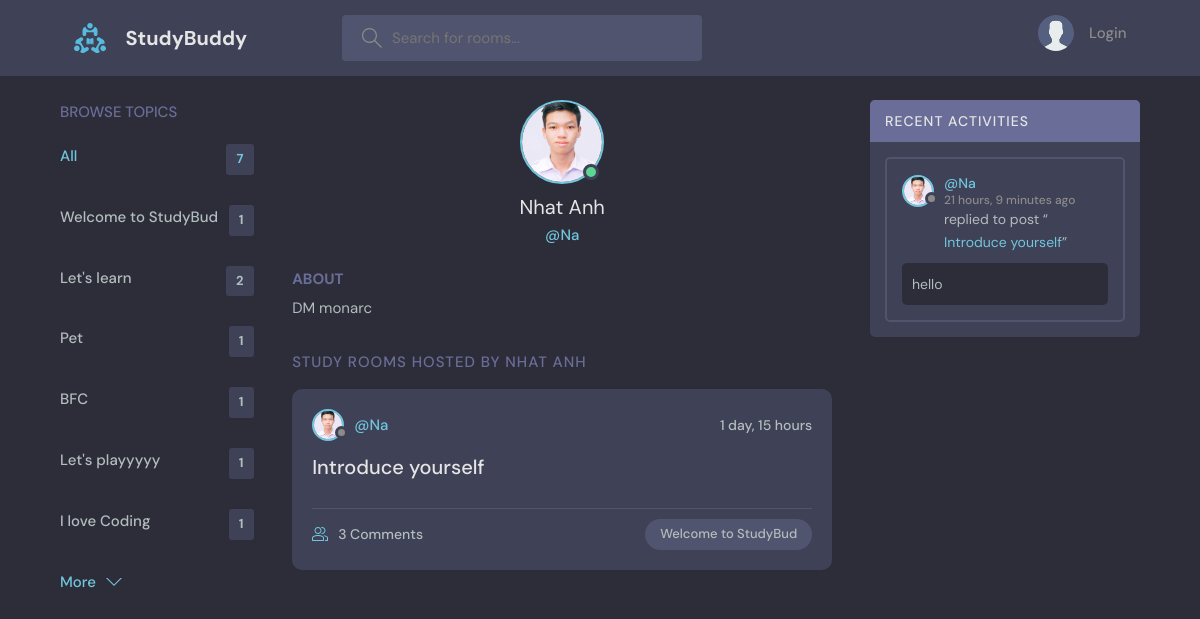
The app's page /profile/1 with its own data.
### base/models.py (models this page shows, shortened)
class Topic(models.Model):
    name = models.CharField(max_length= 200)

class User(AbstractUser):
    name = models.CharField(max_length=200,null=True)
    email = models.EmailField(unique=True,null=True)
    bio = models.TextField(null=True,blank=True)
    avatar = models.ImageField(null=True,default="avatar.svg")
    USERNAME_FIELD = 'email'
    REQUIRED_FIELDS = []
    pass

class Room(models.Model):
    host = models.ForeignKey(User,on_delete=models.SET_NULL,null=True)
    topic = models.ForeignKey(Topic,on_delete=models.SET_NULL,null=True)
    name = models.CharField(max_length= 200)
    description = models.TextField(null=True,blank=True)
    participants = models.ManyToManyField(User,related_name="participants",blank=True)
    updated = models.DateTimeField(auto_now=True)
    created = models.DateTimeField(auto_now_add=True)
    class Meta:
        ordering = ['-updated','-created']
    def __str__(self) -> str:
        return self.name

class Message(models.Model):
    user = models.ForeignKey(User,on_delete=models.CASCADE)
    room = models.ForeignKey(Room,on_delete=models.CASCADE)
    body = models.TextField()
    updated = models.DateTimeField(auto_now=True)
    created = models.DateTimeField(auto_now_add=True)
    def __str__(self) -> str:
        return self.body[0:50]

### base/views.py (the view)
# urls.py: path("profile/<str:pk>",views.userProfile,name="user-profile"),
def userProfile(request,pk):
    user = User.objects.get(id=pk)
    rooms = user.room_set.all()
    room_messages = user.message_set.all()
    topics = Topic.objects.all()
    topic_count =0
    for topic in topics:
        topic_count += topic.room_set.all().count()
    context = {"user":user,"rooms":rooms,'room_messages':room_messages,'topics':topics,'topic_count':topic_count}
    return render(request,'base/profile.html',context)

### base/templates/base/profile.html (shortened to what this page needs)
{% extends "main.html" %}
{% block content %}
<body>
  <main class="profile-page layout layout--3">
    <div class="container">
      {% include "base/topic_component.html" %}
      <div class="roomList">
        <div class="profile">
          <div class="profile__avatar">
            <div class="avatar avatar--large active">
              <img src="{{user.avatar.url}}" />
            </div>
          </div>
          <div class="profile__info">
            <h3>{{user.name}}</h3>
            <p>@{{user.username}}</p>
          </div>
          <div class="profile__about">
            <h3>About</h3>
            <p>
              {{user.bio}}
            </p>
          </div>
        </div>
        <div class="roomList__header">
          <div>
            <h2>Study Rooms Hosted by {{user.name}}</a>
            </h2>
          </div>
        </div>
        {% include "base/feed_component.html" %}
      </div>
      {% include "base/activity_component.html" %}
    </div>
  </main>
</body>
{% endblock content %}

### templates/main.html (shortened to what this page needs)
<!DOCTYPE html>
{% load static  %}
<html lang="en">
    <head>
        <link rel="stylesheet" href="{% static "style/style.css" %}" />
        <link rel="stylesheet" href="{% static "style/bootstrap-alert.css"%}" />
    </head>
    <body>
{% include "navbar.html" %}
        {% block content %}
        {% endblock content %}
    </body>
</html>

### templates/navbar.html (shortened to what this page needs)
{% load static %}
<header class="header header--loggedIn">
    <div class="container">
      <a href="{% url "home" %}" class="header__logo">
        <img src="{% static 'images/logo.svg' %}" />
        <h1>StudyBuddy</h1>
      </a>
      <form class="header__search" method = 'GET' action="{% url "home" %}">
        <label>
          <input type="text" name="q" placeholder="Search for rooms..." />
        </label>
      </form>
      <nav class="header__menu">
        {% if request.user.is_authenticated %}
        <div class="header__user">
          <a href="{% url "user-profile" request.user.id%}">
            <div class="avatar avatar--medium active">
              <img src="{{request.user.avatar.url}}" />
            </div>
            <p>{{request.user.username}} <span>@{{request.user.username}}</span></p>
          </a>
          <button class="dropdown-button">
            <svg version="1.1" xmlns="http://www.w3.org/2000/svg" width="32" height="32" viewBox="0 0 32 32">
              <title>chevron-down</title>
              <path d="M16 21l-13-13h-3l16 16 16-16h-3l-13 13z"></path>
            </svg>
          </button>
        </div>
        {% else %}
        <a href="{% url "login" %}">
          <img src="{% static "images/avatar.svg" %}" />
          <p>Login</p>
        </a>
        {% endif %}
      </nav>
    </div>
  </header>

### base/templates/base/topic_component.html
<div class="topics">
    <div class="topics__header">
    <h2>Browse Topics</h2>
    </div>
    <ul class="topics__list">
    <li>
        <a href="{% url "home" %}" class="active">All <span>{{topic_count}}</span></a>
    </li>
    {% for topic in topics %}
    <li>
        <a href="{% url "home" %}?q={{topic.name}}">{{topic.name}} <span>{{topic.room_set.all.count}}</span></a>
    </li>
    {% endfor %}
    </ul>
    <a class="btn btn--link" href="{% url "topics" %}">
    More
    <svg version="1.1" xmlns="http://www.w3.org/2000/svg" width="32" height="32" viewBox="0 0 32 32">
        <title>chevron-down</title>
        <path d="M16 21l-13-13h-3l16 16 16-16h-3l-13 13z"></path>
    </svg>
    </a>
</div>

### base/templates/base/feed_component.html (shortened to what this page needs)
<div>
{% for room in rooms %}
    <div class="roomListRoom">
        <div class="roomListRoom__header">
            <a href="{% url "user-profile" room.host.id %}" class="roomListRoom__author">
                <div class="avatar avatar--small">
                    <img src="{{room.host.avatar.url}}" />
                </div>
                <span>@{{room.host.username}}</span>
            </a>
            <div class="roomListRoom__actions">
                <span>{{room.created|timesince}}</span>
            </div>
        </div>
        <div class="roomListRoom__content">
            <a href="{% url 'room' room.id %}">{{room.name}}</a>
        </div>
        <div class="roomListRoom__meta">
            <a href="{% url 'room' room.id %}" class="roomListRoom__joined">
            {{room.message_set.all.count}} Comments
            </a>
            <p class="roomListRoom__topic">{{room.topic.name}}</p>
        </div>
    </div>
{% endfor %}
</div>

### base/templates/base/activity_component.html (shortened to what this page needs)
<div class="activities">
    <div class="activities__header">
    <h2>Recent Activities</h2>
    </div>
    {% for message in room_messages %}
    <div class="activities__box">
        <div class="activities__boxHeader roomListRoom__header">
            <a href="{% url "user-profile" message.user.id %}" class="roomListRoom__author">
            <div class="avatar avatar--small">
                <img src="{{message.user.avatar.url}}" />
            </div>
            <p>
                @{{ message.user.username }}
                <span>{{ message.created|timesince }} ago</span>
            </p>
            </a>
        </div>
        <div class="activities__boxContent">
            <p>replied to post “<a href="{% url "room" message.room.id %}">{{message.room}}</a>”</p>
            <div class="activities__boxRoomContent">
                {{message}}
            </div>
        </div>
    </div>
    {% endfor %}
</div>

### records on screen
Topic: name "Welcome to StudyBud", room_set.all.count "1"
Topic: name "Let's learn", room_set.all.count "2"
Topic: name "Pet", room_set.all.count "1"
Topic: name "BFC", room_set.all.count "1"
Topic: name "Let's playyyyy", room_set.all.count "1"
Topic: name "I love Coding", room_set.all.count "1"
User: avatar (picture), name "Nhat Anh", username "Na", bio "DM monarc", name "NHAT ANH"
Room: host.avatar (picture), host.username "Na", created "1 day, 15 hours", name "Introduce yourself", message_set.all.count "3", topic.name "Welcome to StudyBud"
Message: user.avatar (picture), user.username "Na", created "21 hours, 9 minutes", room "Introduce yourself", body "hello"

### other values on screen
{{ topic_count }} "7"
